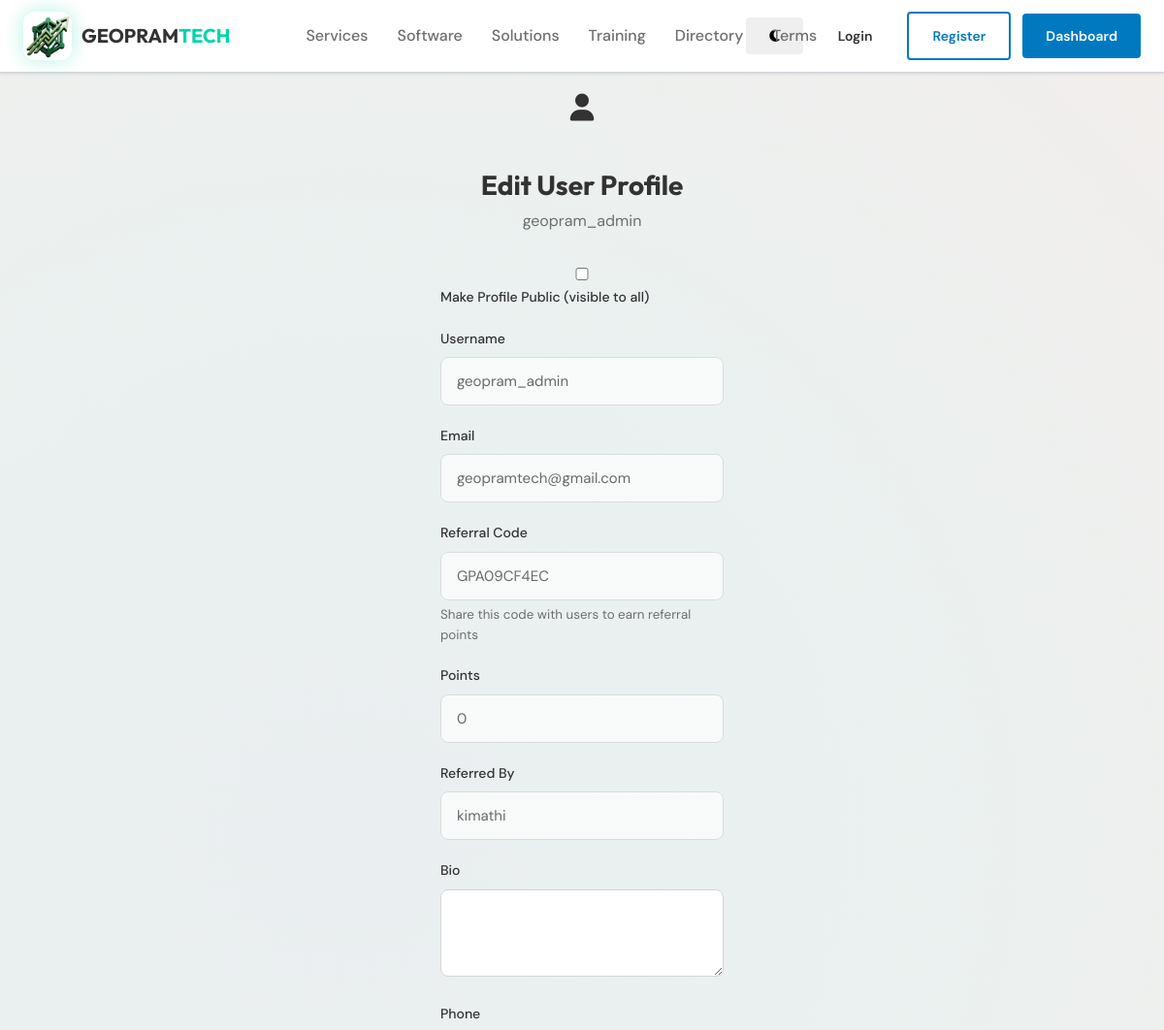
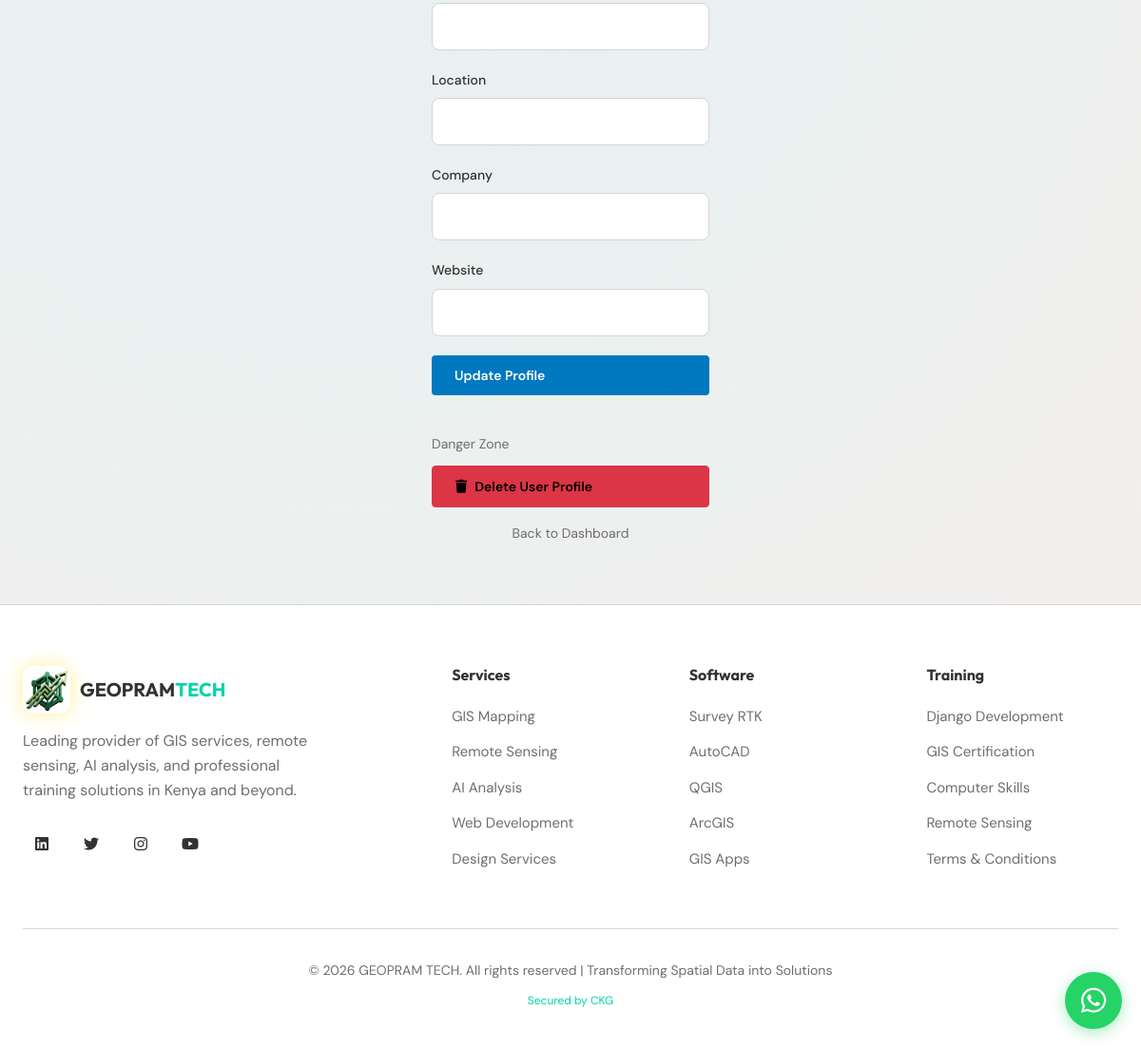
Page /panel/profile/2/ (signed in) on the committed database (2 pictures, top to bottom).
### geopram_app/models.py (models this page shows, shortened)
class UserProfile(models.Model):
    user = models.OneToOneField(User, on_delete=models.CASCADE, related_name="profile")
    bio = models.TextField(max_length=500, blank=True)
    phone = models.CharField(max_length=20, blank=True)
    location = models.CharField(max_length=100, blank=True)
    company = models.CharField(max_length=100, blank=True)
    website = models.URLField(blank=True)
    avatar = models.ImageField(upload_to="avatars/", blank=True, null=True)
    is_public = models.BooleanField(default=False)
    points = models.IntegerField(default=0)
    referral_code = models.CharField(max_length=20, unique=True, blank=True)
    referred_by = models.ForeignKey(
        "self",
        on_delete=models.SET_NULL,
        null=True,
        blank=True,
        related_name="referrals",
    )
    created_at = models.DateTimeField(auto_now_add=True)
    updated_at = models.DateField(auto_now=True)
    last_active = models.DateTimeField(auto_now=True)

### geopram_app/views.py (the view, shortened to what this page needs)
@login_required
def admin_edit_profile(request, profile_id):
    if not request.user.is_staff:
        messages.error(request, "Access denied. Admin only.")
        return redirect("dashboard")
    profile = get_object_or_404(UserProfile, id=profile_id)
    context = {
        "profile": profile,
    }
    return render(request, "admin_profile_edit.html", context)

### templates/admin_profile_edit.html (shortened to what this page needs)
{% extends "base.html" %}
{% load static %}
{% block content %}
<div class="login-page">
    <div class="login-container">
        <div class="login-card glass-card">
            <div class="login-header">
                <div class="logo-icon"><i class="fas fa-user"></i></div>
                <h2>Edit User Profile</h2>
                <p>{{ profile.user.username }}</p>
            </div>
            <form method="POST">
                <div class="form-group">
                    <label>
                        <input type="checkbox" name="is_public" {% if profile.is_public %}checked{% endif %}>
                        Make Profile Public (visible to all)
                    </label>
                </div>
                <div class="form-group">
                    <label>Username</label>
                    <input type="text" value="{{ profile.user.username }}" disabled style="opacity: 0.7;">
                </div>
                <div class="form-group">
                    <label>Email</label>
                    <input type="text" value="{{ profile.user.email|default:"Not set" }}" disabled style="opacity: 0.7;">
                </div>
                <div class="form-group">
                    <label>Referral Code</label>
                    <input type="text" value="{{ profile.referral_code|default:"Not generated" }}" disabled style="opacity: 0.7;">
                    <small style="color: var(--text-secondary); margin-top: 4px; display: block;">Share this code with users to earn referral points</small>
                </div>
                <div class="form-group">
                    <label>Points</label>
                    <input type="text" value="{{ profile.points }}" disabled style="opacity: 0.7;">
                </div>
                <div class="form-group">
                    <label>Referred By</label>
                    <input type="text" value="{{ profile.referred_by.user.username|default:"None" }}" disabled style="opacity: 0.7;">
                </div>
                <div class="form-group">
                    <label>Bio</label>
                    <textarea name="bio" rows="3">{{ profile.bio|default:"" }}</textarea>
                </div>
                <div class="form-group">
                    <label>Phone</label>
                    <input type="text" name="phone" value="{{ profile.phone|default:"" }}">
                </div>
                <div class="form-group">
                    <label>Location</label>
                    <input type="text" name="location" value="{{ profile.location|default:"" }}">
                </div>
                <div class="form-group">
                    <label>Company</label>
                    <input type="text" name="company" value="{{ profile.company|default:"" }}">
                </div>
                <div class="form-group">
                    <label>Website</label>
                    <input type="url" name="website" value="{{ profile.website|default:"" }}">
                </div>
                <button type="submit" class="btn btn-primary" style="width: 100%;">Update Profile</button>
            </form>
            <div style="margin-top: 20px; padding-top: 20px; border-top: 1px solid var(--border-color);">
                <p style="margin-bottom: 12px; font-size: 14px; color: var(--text-secondary);">Danger Zone</p>
                <form method="POST" action="{% url 'admin_delete_profile' profile.id %}" onsubmit="return confirm('Are you sure you want to DELETE this user? This action cannot be undone!');" style="display: inline;">
                    <button type="submit" class="btn btn-danger" style="width: 100%; background: #dc3545; border: 1px solid #dc3545;">
                        <i class="fas fa-trash"></i> Delete User Profile
                    </button>
                </form>
            </div>
            <a href="{% url 'admin_dashboard' %}" style="display: block; text-align: center; margin-top: 16px; font-size: 14px; color: var(--text-secondary);">Back to Dashboard</a>
        </div>
    </div>
</div>
{% endblock %}

### static/css/style.css (style rules this page uses)
:root { --primary: #0079c1; --primary-dark: #005880; --primary-light: #00a0e4; --secondary: #00D4AA; --accent: #FF6B35; --yellow-glow: #ffd700; --yellow-light: #ffeb3b; --bg-base: #f2f2f2; --bg-surface: #ffffff; --bg-elevated: #ffffff; --text-primary: #323232; --text-secondary: #6e6e6e; --success: #35ce46; --warning: #fca703; --error: #c2292e; --glass-bg: rgba(255, 255, 255, 0.95); --glass-border: #d1d5db; --shadow-sm: 0 1px 3px rgba(0, 0, 0, 0.12); --shadow-md: 0 4px 12px rgba(0, 0, 0, 0.15); --shadow-lg: 0 8px 24px rgba(0, 0, 0, 0.18); --shadow-glow: 0 0 20px rgba(0, 121, 193, 0.2); --shadow-yellow: 0 0 20px rgba(255, 215, 0, 0.4); --radius-sm: 4px; --radius-md: 8px; --radius-lg: 12px; --radius-xl: 16px; --transition-fast: 0.15s ease; --transition-base: 0.25s ease; --transition-slow: 0.4s ease; --gradient-primary: linear-gradient(135deg, #0079c1 0%, #00a0e4 100%); --gradient-accent: linear-gradient(135deg, #FF6B35 0%, #ff9a3c 100%); --gradient-mesh: radial-gradient(circle at 30% 50%, rgba(0, 121, 193, 0.08) 0%, rgba(0, 212, 170, 0.08) 50%, rgba(255, 107, 53, 0.08) 100%); }
*, *::before, *::after { box-sizing: border-box; margin: 0; padding: 0; }
html { scroll-behavior: smooth; }
body { font-family: 'DM Sans', 'Avenir', 'Helvetica Neue', sans-serif; background-color: var(--bg-base); background: var(--gradient-mesh); color: var(--text-primary); line-height: 1.6; overflow-x: hidden; }
h1, h2, h3, h4, h5, h6 { font-family: 'Outfit', sans-serif; font-weight: 700; line-height: 1.2; }
h2 { font-size: 40px; }
a { text-decoration: none; color: inherit; transition: var(--transition-base); }
.btn { display: inline-flex; align-items: center; gap: 8px; padding: 12px 24px; font-family: 'DM Sans', sans-serif; font-weight: 600; font-size: 14px; border-radius: var(--radius-sm); border: none; cursor: pointer; transition: var(--transition-base); text-transform: capitalize; }
.btn-primary { background: var(--primary); color: white; }
.login-page { min-height: 100vh; display: flex; align-items: center; justify-content: center; background: var(--bg-base); position: relative; }
.login-page::before { content: ''; position: absolute; inset: 0; background: var(--gradient-mesh); opacity: 0.4; }
.login-container { position: relative; z-index: 1; width: 100%; max-width: 420px; padding: 24px; }
.login-card { padding: 40px; }
.login-header { text-align: center; margin-bottom: 32px; }
.login-header .logo-icon { width: 64px; height: 64px; font-size: 28px; margin: 0 auto 20px; }
.login-header h2 { font-size: 28px; margin-bottom: 8px; }
.login-header p { color: var(--text-secondary); }
.form-group { margin-bottom: 20px; }
.form-group label { display: block; margin-bottom: 8px; font-weight: 500; font-size: 14px; }
.form-group input, .form-group textarea, .form-group select { width: 100%; padding: 14px 16px; background: var(--bg-elevated); border: 1px solid var(--glass-border); border-radius: var(--radius-md); color: var(--text-primary); font-family: 'DM Sans', sans-serif; font-size: 15px; transition: var(--transition-base); }
.form-group input::placeholder { color: var(--text-secondary); }

### rows in the picture
UserProfile: user.username "geopram_admin", user.email "geopramtech@gmail.com", referral_code "GPA09CF4EC", points "0", referred_by.user.username "kimathi"
